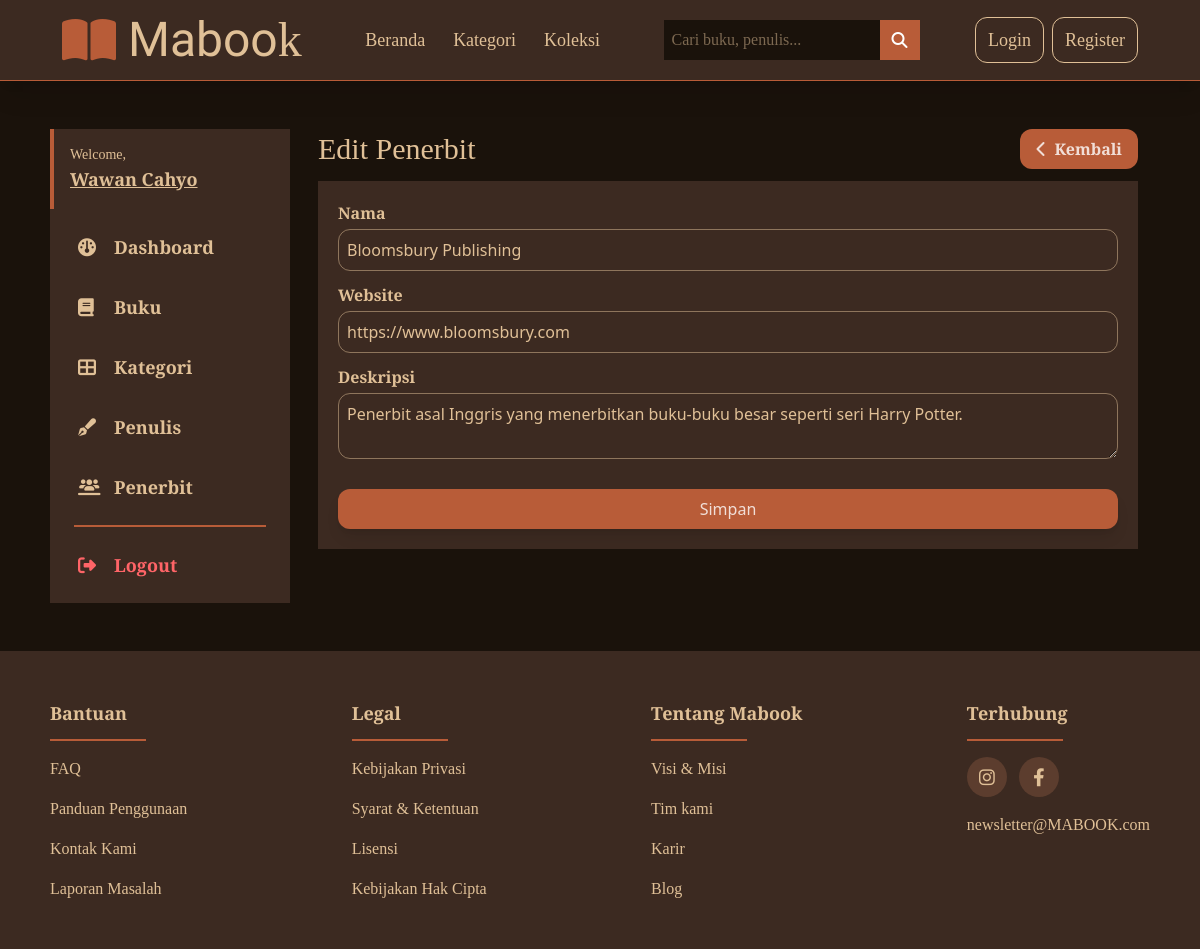
/admin/publisher-update.php?id=5, run on the app's committed database.
### tables this page shows
CREATE TABLE `publishers` (
  `id` bigint UNSIGNED NOT NULL,
  `name` varchar(255) NOT NULL,
  `website` varchar(255) NOT NULL,
  `description` mediumtext NOT NULL,
  `created_at` datetime NOT NULL
);

### config/config.php (called while the page is built, shortened)
<?php
$old = $_SESSION['old'] ?? null;

### functions/publishers.php (called while the page is built, shortened)
<?php
require_once __DIR__ . '/../config/db.php';
function getPublisher($id)
{
    global $conn;
    $stmt = $conn->prepare('SELECT * FROM publishers WHERE id = ?');
    $stmt->bind_param('i', $id);
    $stmt->execute();
    return $stmt->get_result()->fetch_assoc();
}

### admin/publisher-update.php (the view, shortened to what this page needs)
<?php require_once(__DIR__ . '/../config/config.php') ?>
<?php require_once(__DIR__ . '/../functions/publishers.php') ?>
<?php
$id = $_GET['id'];
$publisher = getPublisher($id);
?>
<!DOCTYPE html>
<html lang="en">
<head>
    <link rel="stylesheet" href="https://cdnjs.cloudflare.com/ajax/libs/font-awesome/6.4.0/css/all.min.css">
    <link rel="stylesheet" href="/mabook/src/output.css">
</head>
<body class="bg-[url('https://www.transparenttextures.com/patterns/black-paper.png')] bg-[#1A120B]">
    <?php require_once(__DIR__ . '/../include/header.php') ?>
    <div class="w-11/12 max-w-[1200px] mx-auto mt-12 flex items-start gap-4 relative">
        <?php require_once(__DIR__ . '/../include/admin-sidebar.php') ?>
        <div class="w-full px-3">
            <div>
                <div class="font-crimson text-mabook-light flex justify-between items-center">
                    <div class="text-3xl">Edit Penerbit</div>
                    <a href="publishers.php" class="bg-mabook-midtone text-white/80 py-2 px-4 rounded-xl duration-200 hover:-translate-y-0.5 active:translate-y-1">
                        <div class="flex gap-2 items-center font-semibold">
                            <i class="fas fa-chevron-left"></i>
                            Kembali
                        </div>
                    </a>
                </div>
                <div class="bg-mabook-primary w-full p-5 mt-3">
                    <form action="#" method="POST">
                        <div class="mb-3">
                            <label for="name" class="mabook-label">Nama</label>
                            <input type="text" id="name" name="name" value="<?= $old['name'] ?? $publisher['name'] ?>" class="mabook-form-control" placeholder="Tuliskan nama penerbit...">
                        </div>
                        <div class="mb-3">
                            <label for="website" class="mabook-label">Website</label>
                            <input type="text" id="website" name="website" value="<?= $old['website'] ?? $publisher['website'] ?>" class="mabook-form-control" placeholder="Tuliskan alamat website penerbit...">
                        </div>
                        <div class="mb-3">
                            <label for="description" class="mabook-label">Deskripsi</label>
                            <textarea name="description" id="description" placeholder="Tuliskan deskripsi tentang penerbit..." class="mabook-form-control"><?= $old['description'] ?? $publisher['description'] ?></textarea>
                        </div>
                        <button class="mabook-btn-primary mt-3">Simpan</button>
                    </form>
                </div>
            </div>
        </div>
    </div>
    <?php require_once(__DIR__ . '/../include/footer.php') ?>
</body>
</html>

### data on the page
publishers: name "Bloomsbury Publishing", website "https://www.bloomsbury.com", description "Penerbit asal Inggris yang menerbitkan buku-buku besar seperti seri Harry Potter."
